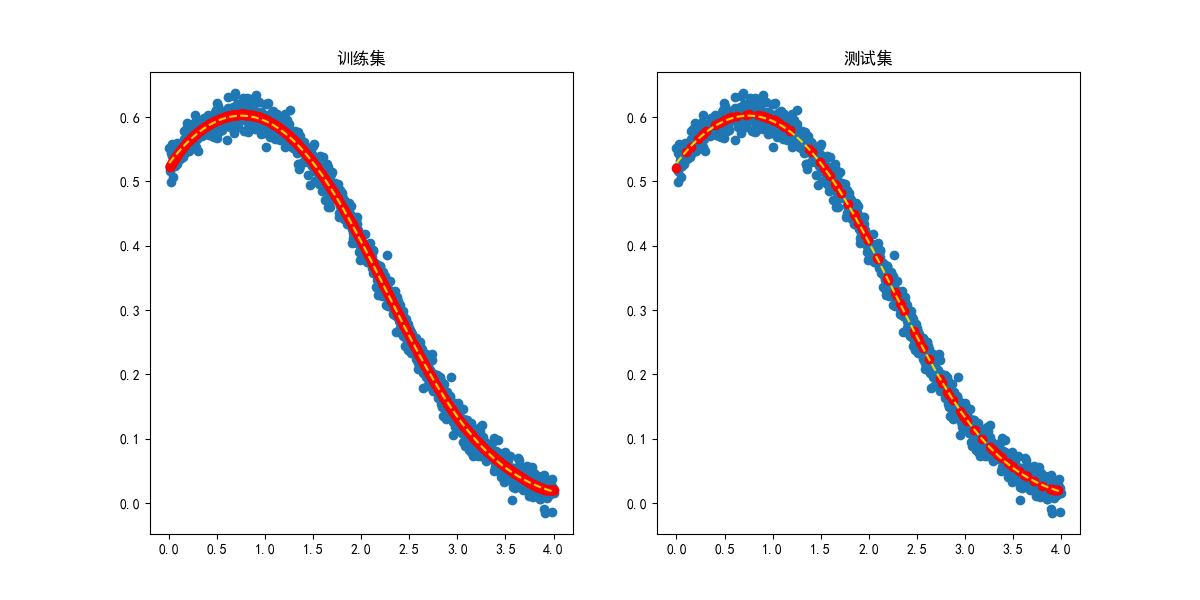

Source code (Python):
import math

import numpy as np
from scipy.optimize import curve_fit, least_squares, leastsq
from matplotlib import pyplot as plt

np.random.seed(1)  # 便于复现

# 设置显示中文
plt.rcParams['font.sans-serif'] = ['SimHei']  # 指定默认字体
plt.rcParams['axes.unicode_minus'] = False  # 正常显示负号
plt.figure(figsize=(12, 6), dpi=100)

def Gauss(x, a, b):
    return 1 / (b * np.sqrt(2 * math.pi)) * \
           np.exp(-((x - a) ** 2) / (2 * b ** 2))

def my_func(x, *arguments):
    k = len(arguments)
    y_pred = np.zeros(x.shape)
    for i in range(k):
        y_pred += arguments[i] * np.power(x, i)
    return y_pred

def RMSE(y_pred, y_label):
    loss = 0.0
    for i in range(len(y_label)):
        loss += (y_label[i] - y_pred[i])**2
    return np.sqrt(loss / len(y_label))


N = 1000
h = 0.0002
K = 10
train_rate = 0.8
validate_rate = 0.1
test_rate = 0.1
x = np.linspace(0, 4, N)
y_withoutNoise = Gauss(x, 0, 1) + Gauss(x, 1.5, 1)
y = y_withoutNoise + np.random.normal(scale=np.sqrt(h), size=y_withoutNoise.shape)

index = [i for i in range(len(y))]
np.random.shuffle(index)
x_shuffle = x[index]
y_shuffle = y[index]

# x_shuffle = x
# y_shuffle = y

train_size = int(len(x_shuffle) * train_rate)
validate_size = int(len(x_shuffle) * validate_rate)
test_size = int(len(x_shuffle) * test_rate)
x_train = x_shuffle[0: train_size]
y_train = y_shuffle[0: train_size]
x_validate = x_shuffle[train_size: train_size + validate_size]
y_validate = y_shuffle[train_size: train_size + validate_size]
x_test = x_shuffle[train_size + validate_size: train_size + validate_size + test_size]
y_test = y_shuffle[train_size + validate_size: train_size + validate_size + test_size]

print(len(x_train))
print(len(x_validate))
print(len(x_test))


popt = curve_fit(my_func, x_train, y_train, maxfev=500000, p0=np.random.normal(size=K))[0]
print("参数为" + str(popt))
y_train_pred = my_func(x_train, *popt)
print("训练集上的RMSE = " + str(RMSE(y_train_pred, y_train)))
print()
y_validate_pred = my_func(x_validate, *popt)
print("验证集上的RMSE = " + str(RMSE(y_validate_pred, y_validate)))
y_test_pred = my_func(x_test, *popt)
print("测试集上的RMSE = " + str(RMSE(y_test_pred, y_test)))

plt.subplot(1, 2, 1)
plt.plot(x, y_withoutNoise, linestyle='--', c='gold')
plt.scatter(x, y)
plt.scatter(x_train, y_train_pred, c='r')
# plt.scatter(x_test, y_test_pred, c='r')
plt.title("训练集")

plt.subplot(1, 2, 2)
plt.plot(x, y_withoutNoise, linestyle='--', c='gold')
plt.scatter(x, y)
# plt.scatter(x_train, y_train_pred, c='r')
plt.scatter(x_test, y_test_pred, c='r')
plt.title("测试集")
# plt.plot(x_train, y_train_pred)

plt.show()
